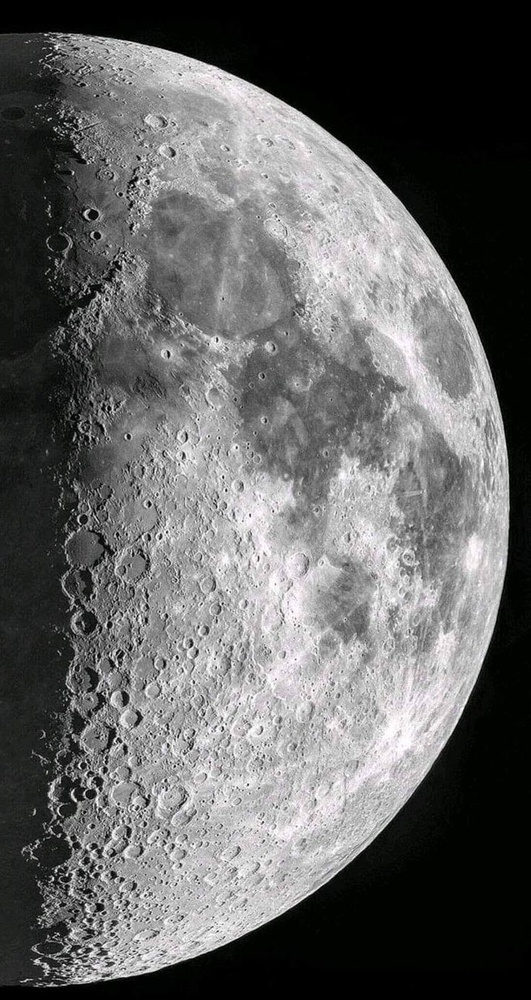
#> input picture img/moon.jpg, 531 x 1000 px, shrunk from 736 x 1386 before the run, found by its file name
$ python frequencyFFT2.py
#> lines starting #> are read from the running program, lines starting #| are printed output that depends on the picture
import numpy as np
import matplotlib.pyplot as plt
from PIL import Image

# Đọc ảnh grayscale
img = Image.open("img/moon.jpg").convert('L')
img_np = np.array(img)

# Biến đổi Fourier 2 chiều
f = np.fft.fft2(img_np)

# Dịch tâm phổ về giữa (cho dễ quan sát)
fshift = np.fft.fftshift(f)

# Tính phổ biên độ và pha
magnitude_spectrum = 20 * np.log(np.abs(fshift) + 1)  # +1 tránh log(0)
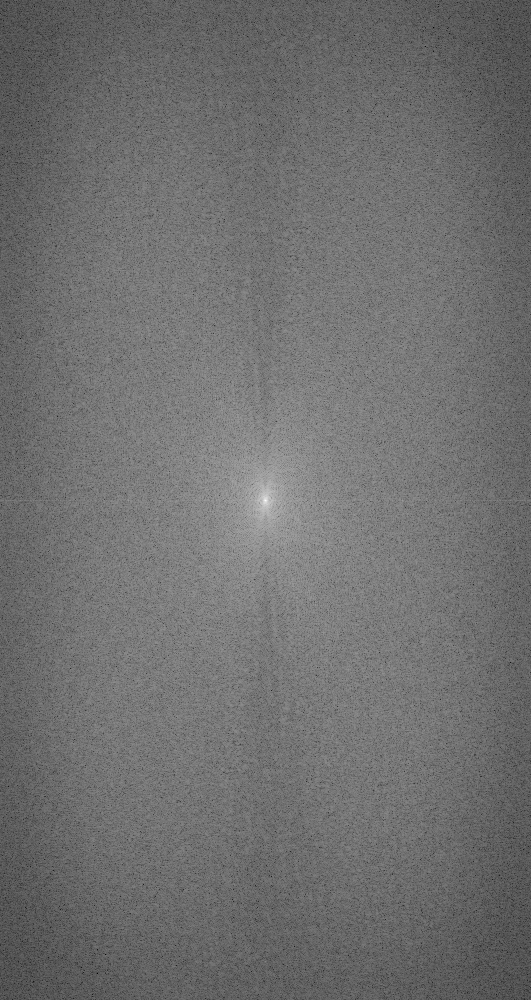
#> magnitude_spectrum: shape (1000, 531) float64; min 40.54, max 355.9, mean 178.5; drawn with min black and max white
phase_spectrum = np.angle(fshift)
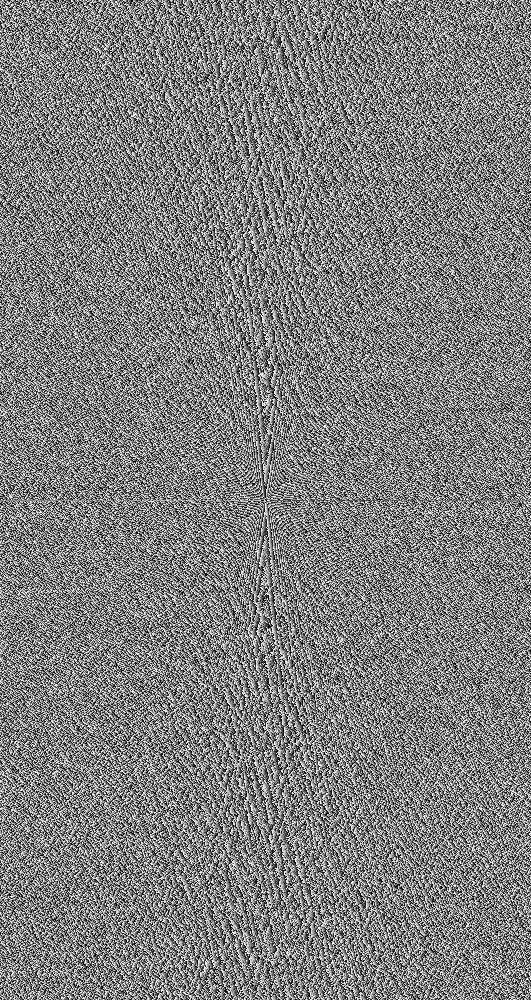
#> phase_spectrum: shape (1000, 531) float64; min -3.14, max 3.14, mean 1.61e-17; drawn with min black and max white

# Hiển thị kết quả
plt.figure(figsize=(12,6))
plt.subplot(1,3,1)
plt.imshow(img_np, cmap='gray')
plt.title('Ảnh gốc')
plt.axis('off')

plt.subplot(1,3,2)
plt.imshow(magnitude_spectrum, cmap='gray')
plt.title('Phổ biên độ (log scale)')
plt.axis('off')

# [4 lines of commented-out code are left out]

plt.tight_layout()
plt.show()
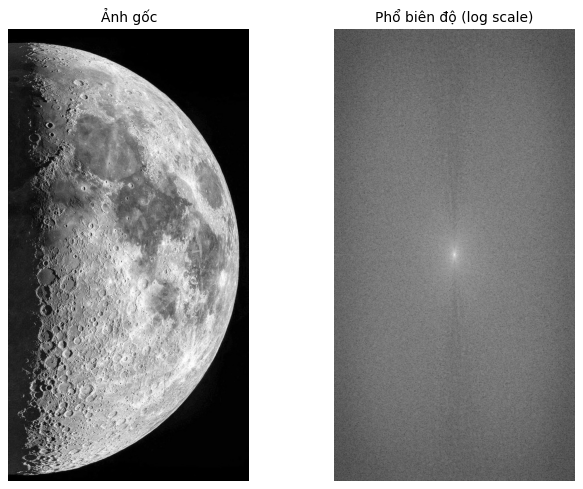
#> figure drawn by matplotlib, 2 panels

$ run again, with img/Duahau.png saved as img/moon.jpg
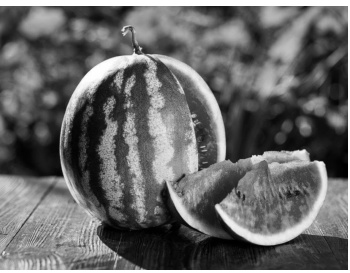
#> input picture img/Duahau.png, 350 x 273 px, found by its file name
#> `phase_spectrum = np.angle(fshift)`:
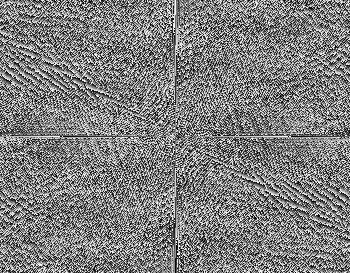
#> phase_spectrum: shape (273, 350) float64; min -3.14, max 3.14, mean -1.03e-17; drawn with min black and max white
#> `plt.show()`:
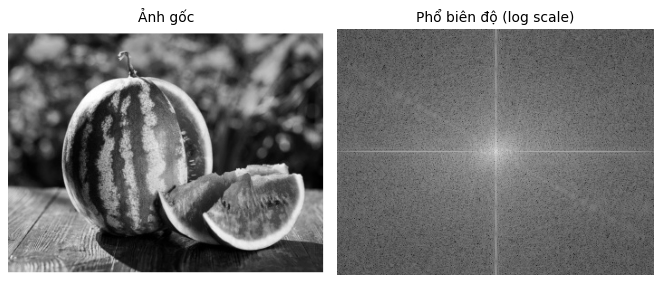
#> figure drawn by matplotlib, 2 panels
